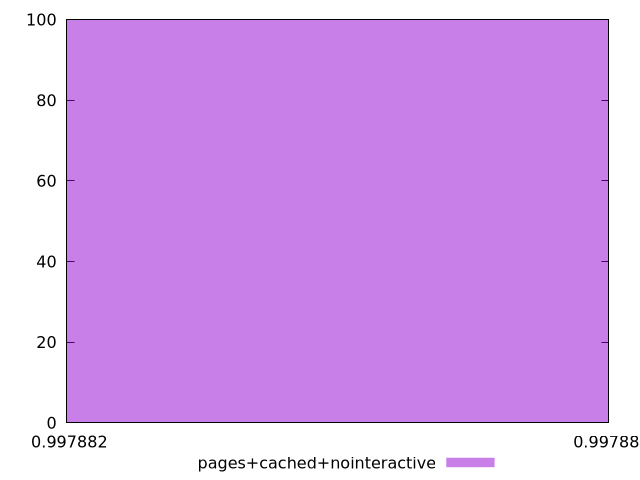

Write gnuplot code to recreate this figure.
$_pagesCachedNointeractive <<EOF
0.9978817385378553 100
EOF
set key outside below
set terminal pngcairo
set output "report_00005_2020-11-02T22-26-11.212Z/dom-size/pages+cached+nointeractive//hist.png"
set yrange [0:100]
set boxwidth 5.187674724875295e-16
set style fill transparent solid 0.5 noborder
plot $_pagesCachedNointeractive title "pages+cached+nointeractive" with boxes ,
